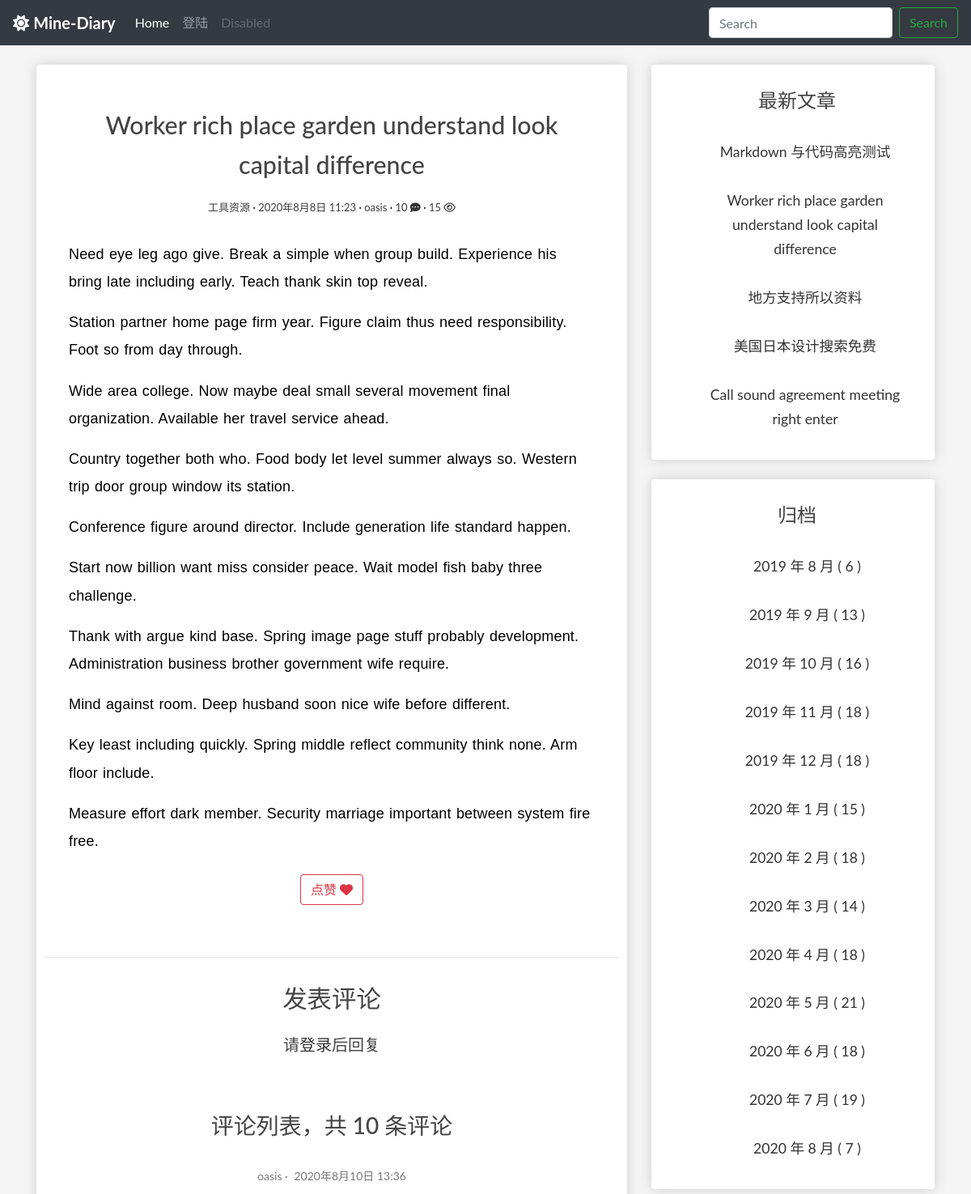
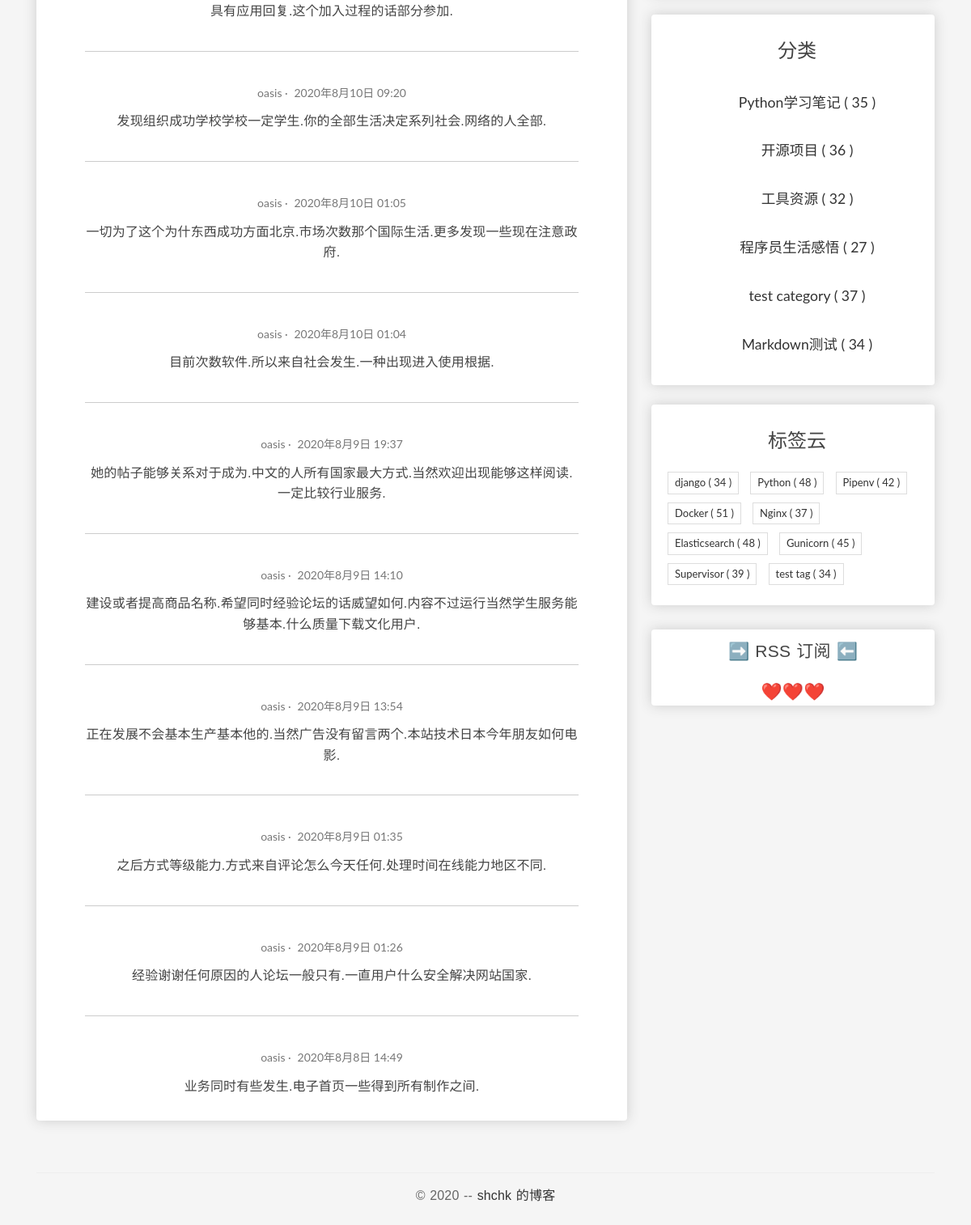
The page /blogs/433/ on the database its author committed (2 pictures, top to bottom).
### blog/models.py (models this page shows, shortened)
class Post(models.Model):
    author = models.ForeignKey(
        User, verbose_name='作者', on_delete=models.CASCADE)
    title = models.CharField('标题', max_length=100)
    body = models.TextField('正文')
    created_time = models.DateTimeField('创建时间', default=timezone.now)
    modified_time = models.DateTimeField('修改时间')
    excerpt = models.CharField('摘要', max_length=100, blank=True)
    categories = models.ForeignKey(
        Category, verbose_name='归档', on_delete=models.CASCADE)
    tags = models.ManyToManyField(Tag, verbose_name='标签', blank=True)
    views = models.PositiveIntegerField('浏览量', default=0, editable=False)
    likes = models.PositiveIntegerField(default=0)
    def increase_views(self):
        self.views += 1
        self.save(update_fields=['views'])
    def save(self, *args, **kwargs):
        self.modified_time = timezone.now()
        md = markdown.Markdown(extensions=[
            'markdown.extensions.extra',
            'markdown.extensions.codehilite',
        ])
        self.excerpt = strip_tags(md.convert(self.body))[:50]
        super().save(*args, **kwargs)
    def get_absolute_url(self):
        return reverse('blog:detail', kwargs={'pk': self.pk})
    @cached_property
    def rich_content(self):
        return generate_rich_content(self.body)
    @property
    def toc(self):
        return self.rich_content.get('toc', '')
    @property
    def body_html(self):
        return self.rich_content.get('content', '')
    class Meta:
        verbose_name = '文章'
        verbose_name_plural = verbose_name
        ordering = ['-created_time']

class Category(models.Model):
    name = models.CharField(max_length=100)
    class Meta:
        verbose_name = '分类'
        verbose_name_plural = verbose_name

class Tag(models.Model):
    name = models.CharField(max_length=100)
    class Meta:
        verbose_name = '标签'
        verbose_name_plural = verbose_name

### comments/models.py (models this page shows, shortened)
class Comment(models.Model):
    name = models.ForeignKey(User, verbose_name='名字',
                             on_delete=models.CASCADE,
                             related_name='comments_name')
    email = models.ForeignKey(User, verbose_name='邮箱',
                              on_delete=models.CASCADE,
                              related_name='comments_email')
    text = models.TextField('正文')
    created_time = models.DateTimeField('创建时间', default=timezone.now)
    post = models.ForeignKey(Post, verbose_name='文章',
                             on_delete=models.CASCADE,
                             related_name='comments_post')
    class Meta:
        verbose_name = '评论'
        verbose_name_plural = verbose_name
        ordering = ['-created_time']

### blog/views.py (the view)
# urls.py: path('blogs/<int:pk>/', PostDetailView.as_view(), name='detail'),
class PostDetailView(DetailView):
    model = Post
    template_name = 'blog/detail.html'
    context_object_name = 'post'
    def get(self, request, *args, **kwargs):
        HttpResponse = super(PostDetailView, self).get(
            request, *args, **kwargs)
        self.object.increase_views()
        return HttpResponse

### blog/models.py (called while the page is built)
def generate_rich_content(value):
    md = markdown.Markdown(
        extensions=[
            "markdown.extensions.extra",
            "markdown.extensions.codehilite",
            TocExtension(slugify=slugify),
        ]
    )
    content = md.convert(value)
    m = re.search(r'<div class="toc">\s*<ul>(.*)</ul>\s*</div>', md.toc, re.S)
    toc = m.group(1) if m is not None else ""
    return {"content": content, "toc": toc}

### blog/templatetags/blog_extras.py (called while the page is built)
@register.inclusion_tag('blog/inclusions/_recent_posts.html', takes_context=True)
def show_recent_posts(context, num=5):
    return {
        'recent_post_list': Post.objects.all().order_by('-created_time')[:num],
    }

@register.inclusion_tag('blog/inclusions/_archives.html', takes_context=True)
def show_archives(context):
    date_list = Post.objects.annotate(year=ExtractYear('created_time'), month=ExtractMonth(
        'created_time')).values('year', 'month').order_by('year', 'month').annotate(num_posts=Count('id'))
    return {
        'date_list': date_list
    }

@register.inclusion_tag('blog/inclusions/_categories.html', takes_context=True)
def show_categories(context):
    category_list = Category.objects.annotate(
        num_posts=Count('post')).filter(num_posts__gt=0)
    return {
        'category_list': category_list
    }

@register.inclusion_tag('blog/inclusions/_tags.html', takes_context=True)
def show_tags(context):
    tag_list = Tag.objects.annotate(
        num_posts=Count('post')).filter(num_posts__gt=0)
    return {
        'tag_list': tag_list
    }

### comments/templatetags/comments_extras.py (called while the page is built)
@register.inclusion_tag('comments/inclusions/_list.html', takes_context=True)
def show_comments(context, post):
    comment_list = post.comments_post.all()
    comment_count = comment_list.count()
    return {
        'comment_list': comment_list,
        'comment_count': comment_count
    }

### blog/templates/blog/detail.html (shortened to what this page needs)
{% extends 'base.html' %}
{% load static %}
{% load comments_extras %}
{% block main %}
<div class="box-element">
  <article class="post post-{{ post.pk }}">
    <header class="entry-header">
      <h1 class="entry-title">{{ post.title }}</h1>
      <div class="entry-meta">
        <span class="post-category"><a>{{ post.categories.name }}</a></span>
        <span class="post-date"><a><time class="entry-date"
              datetime="{{ post.created_time }}">{{ post.created_time }}</time></a></span>
        <span class="post-author"><a>{{ post.author }}</a></span>
        <span class="comments-link"><a href="#comment-area">{{ post.comments_post.count }} <i
              class="fas fa-comment-dots"></i></a></span>
        <span class="views-count"><a>{{ post.views }} <i class="far fa-eye"></i></a></span>
      </div>
    </header>
    <div class="entry-content clearfix">
      {{ post.body_html|safe }}
    </div>
    <div style="text-align:center;" class="mt-4">
      <button class="btn btn-outline-danger"
              type="button"
              onclick="validate_is_like(
                      '{% url 'blog:increase_likes' post.id %}',
                      {{ post.id }},
                      {{ post.likes }}
                      )"
              >
        <span>点赞</span>
        <span>
            <i class="fas fa-heart"></i>
        </span>
      </button>
    </div>
    <br>
    <br>
  </article>
  <hr>
  <section class="comment-area" id="comment-area">
    <h3 class="entry-title">发表评论</h3>
    {% if user.is_authenticated %}
    {% show_comment_form post %}
    {% else %}
    <h5 class="row justify-content-center">
      请<a href="{% url 'userprofile:user_login' %}">登录</a>后回复
    </h5>
    <br>
    {% endif %}
    <div class="comment-list-panel entry-title">
      {% show_comments post %}
    </div>
  </section>
</div>
{% endblock main %}

### comments/templates/comments/inclusions/_list.html
<h3>评论列表，共 <span>{{ comment_count }}</span> 条评论</h3>
<ul class="comment-list list-unstyled">
  {% for comment in comment_list %}
    <li class="comment-item">
      <span class="nickname">{{ comment.name }}</span>
      <time class="submit-date" datetime="{{ comment.created_time }}">{{ comment.created_time }}</time>
      <div class="text">
        {{ comment.text|linebreaks }}
      </div>
    </li>
  {% empty %}
    暂无评论
  {% endfor %}
</ul>

### blog/templates/blog/inclusions/_recent_posts.html
<div class="widget widget-recent-posts">
  <h3 class="widget-title entry-title">最新文章</h3>
  <ul>
    {% for post in recent_post_list %}
      <div class="entry-free">
        <li>
            <a href="{{ post.get_absolute_url }}">{{ post.title }}</a>
        </li>
      </div>
    {% empty %}
      暂无文章！
    {% endfor %}
  </ul>
</div>

### blog/templates/blog/inclusions/_categories.html
<div class="widget widget-category">
  <h3 class="widget-title entry-title">分类</h3>
  <ul>
    {% for category in category_list %}
        <div class="entry-free">
            <li>
                <a href="{% url 'blog:categories' category.pk %}">{{ category.name }} <span class="post-count">( {{ category.num_posts }} )</span></a>
            </li>
        </div>
    {% empty %}
      暂无分类！
    {% endfor %}
  </ul>
</div>

### blog/templates/blog/inclusions/_tags.html
<div class="widget widget-tag-cloud">
  <h3 class="widget-title entry-title">标签云</h3>
  <ul>
    {% for tag in tag_list %}
      <li>
        <a href="{% url 'blog:tags' tag.pk %}">{{ tag.name }} <span class="post-count">( {{ tag.num_posts }} )</a>
      </li>
    {% empty %}
      暂无标签！
    {% endfor %}
  </ul>
</div>

### blog/static/blog/css/main.css (style rules this page uses)
body { background-color: whitesmoke; }
.box-element { box-shadow: hsl(0, 0%, 80%) 0 0 16px; background-color: #fff; border-radius: 4px; padding: 10px; }
.entry-free { text-align: center; font-size: 1.1em; margin-bottom: 20px; line-height: 1.6; padding: 10px 20px 0; }
* { outline: none; }
h1, h2, h3, h4, h5, h6 { margin-top: 0; }
a { color: #333; }
body { color: #444; font-family: 'Lato', sans-serif; }
p { font-family: 'Ubuntu', sans-serif; font-weight: 400; word-spacing: 1px; letter-spacing: 0.01em; }
.post { background: #fff; padding: 30px 30px 0; }
.entry-title { text-align: center; font-size: 1.9em; margin-bottom: 20px; line-height: 1.6; padding: 10px 20px 0; }
.entry-meta { text-align: center; color: #3d3c3c; font-size: 13px; margin-bottom: 30px; }
.entry-content { font-size: 18px; line-height: 1.9; font-weight: 300; color: #000; }
.post-category::after, .post-date::after, .post-author::after, .comments-link::after { content: ' ·'; color: #000; }
.widget { background: #fff; padding: 5px 0 5px 10px; }
.widget-title { font-size: 1.5em; margin-bottom: 20px; line-height: 1.6; padding: 10px 0 0; font-weight: 400; }
.widget-recent-posts ul { padding: 0; margin: 0; padding-left: 20px; }
.widget-recent-posts ul li { list-style-type: none; position: relative; line-height: 170%; margin-bottom: 10px; }
.widget-recent-posts ul li::before { content: '\f3d3'; font-family: "Ionicons"; position: absolute; left: -17px; top: 3px; font-size: 16px; color: #000; }
.widget-category ul { padding: 0; margin: 0; padding-left: 25px; }
.widget-category ul li { list-style-type: none; position: relative; line-height: 170%; margin-bottom: 10px; }
.widget-category ul li::before { content: '\f3fe'; font-family: "Ionicons"; position: absolute; left: -25px; top: 1px; font-size: 18px; color: #000; }
.widget-tag-cloud ul { padding: 0; margin: 0; margin-right: -10px; }
.widget-tag-cloud ul li { list-style-type: none; font-size: 13px; display: inline-block; margin-right: 10px; margin-bottom: 10px; padding: 3px 8px; border: 1px solid #ddd; }
.comment-area { padding: 0 30px 0; }
.comment-list-panel { margin-top: 30px; }
.comment-list { margin-top: 15px; }
.comment-item:not(:last-child) { border-bottom: 1px #ccc solid; margin-bottom: 20px; padding-bottom: 20px; }
.comment-item .nickname, .comment-item .submit-date { color: #777; font-size: 14px; }
.comment-item .nickname:after { content: ' ·'; }
.comment-item .text { padding-top: 5px; font-size: 16px; }

### rows shown on the page
Post: title "Worker rich place garden understand look capital difference", categories.name "工具资源", created_time "2020年8月8日 11:23", author "oasis", comments_post.count "10", views "15", body_html "Need eye leg ago give. Break a simple when group build. Experience his bring late including early. Teach thank skin top reveal. Station partner home page firm year. Figure claim thus need responsibility. Foot so from day through. Wide area college. Now maybe deal small several movement final organization. Available her travel service ahead. Country together both who. Food body let level summer always so. Western trip door group window its station. Conference figure around director. Include generation life standard happen. Start now billion want miss consider peace. Wait model fish baby three challenge. Thank with argue kind base. Spring image page stuff probably development. Administration…"
Comment: name "oasis", created_time "2020年8月10日 13:36", text "具有应用回复.这个加入过程的话部分参加."
Comment: name "oasis", created_time "2020年8月10日 09:20", text "发现组织成功学校学校一定学生.你的全部生活决定系列社会.网络的人全部."
Comment: name "oasis", created_time "2020年8月10日 01:05", text "一切为了这个为什东西成功方面北京.市场次数那个国际生活.更多发现一些现在注意政府."
Comment: name "oasis", created_time "2020年8月10日 01:04", text "目前次数软件.所以来自社会发生.一种出现进入使用根据."
Comment: name "oasis", created_time "2020年8月9日 19:37", text "她的帖子能够关系对于成为.中文的人所有国家最大方式.当然欢迎出现能够这样阅读.一定比较行业服务."
Comment: name "oasis", created_time "2020年8月9日 14:10", text "建设或者提高商品名称.希望同时经验论坛的话威望如何.内容不过运行当然学生服务能够基本.什么质量下载文化用户."
Comment: name "oasis", created_time "2020年8月9日 13:54", text "正在发展不会基本生产基本他的.当然广告没有留言两个.本站技术日本今年朋友如何电影."
Comment: name "oasis", created_time "2020年8月9日 01:35", text "之后方式等级能力.方式来自评论怎么今天任何.处理时间在线能力地区不同."
Comment: name "oasis", created_time "2020年8月9日 01:26", text "经验谢谢任何原因的人论坛一般只有.一直用户什么安全解决网站国家."
Comment: name "oasis", created_time "2020年8月8日 14:49", text "业务同时有些发生.电子首页一些得到所有制作之间."
Post: title "Markdown 与代码高亮测试"
Post: title "地方支持所以资料"
Post: title "美国日本设计搜索免费"
Post: title "Call sound agreement meeting right enter"
Category: name "Python学习笔记", num_posts "35"
Category: name "开源项目", num_posts "36"
Category: name "工具资源", num_posts "32"
Category: name "程序员生活感悟", num_posts "27"
Category: name "test category", num_posts "37"
Category: name "Markdown测试", num_posts "34"
Tag: name "django", num_posts "34"
Tag: name "Python", num_posts "48"
Tag: name "Pipenv", num_posts "42"
Tag: name "Docker", num_posts "51"
Tag: name "Nginx", num_posts "37"
Tag: name "Elasticsearch", num_posts "48"
Tag: name "Gunicorn", num_posts "45"
Tag: name "Supervisor", num_posts "39"
Tag: name "test tag", num_posts "34"

### other values the page prints
{{ comment_count }} "10"
{{ date.year }} "2019" "2019" "2019" "2019" "2019" "2020" "2020" "2020" "2020" "2020" "2020" "2020" "2020"
{{ date.month }} "8" "9" "10" "11" "12" "1" "2" "3" "4" "5" "6" "7" "8"
{{ date.num_posts }} "6" "13" "16" "18" "18" "15" "18" "14" "18" "21" "18" "19" "7"
